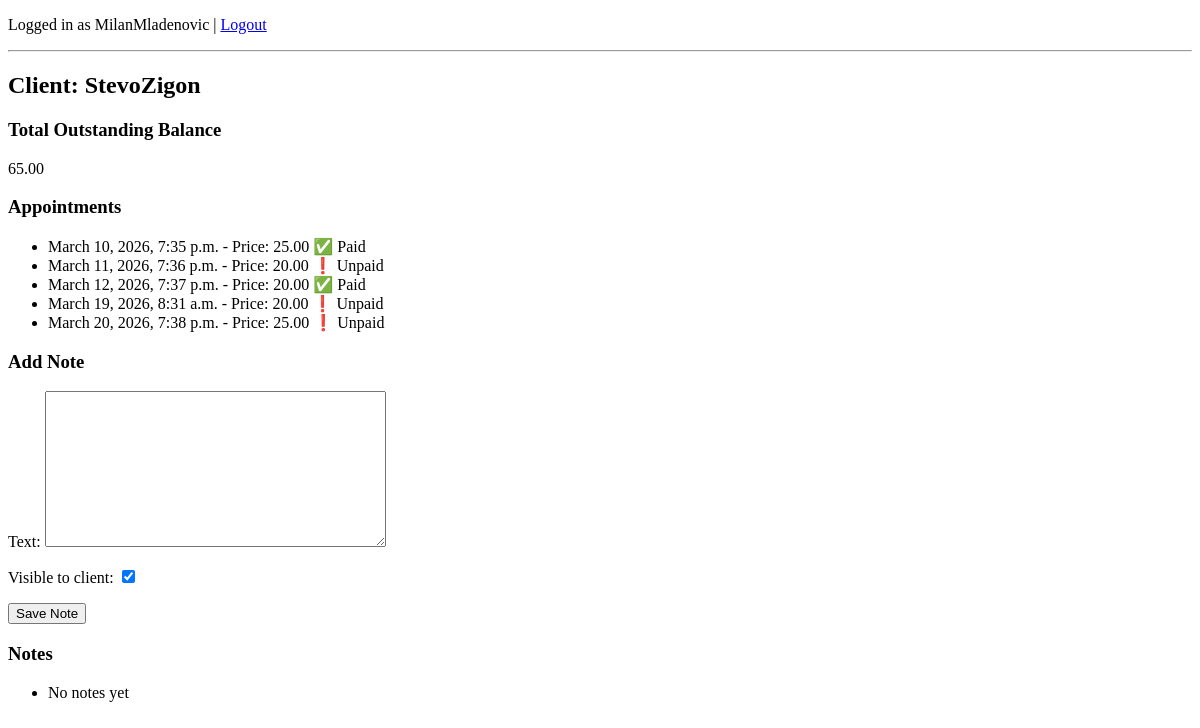
/client/9/ (signed in), run on an earlier commit of the app's database.
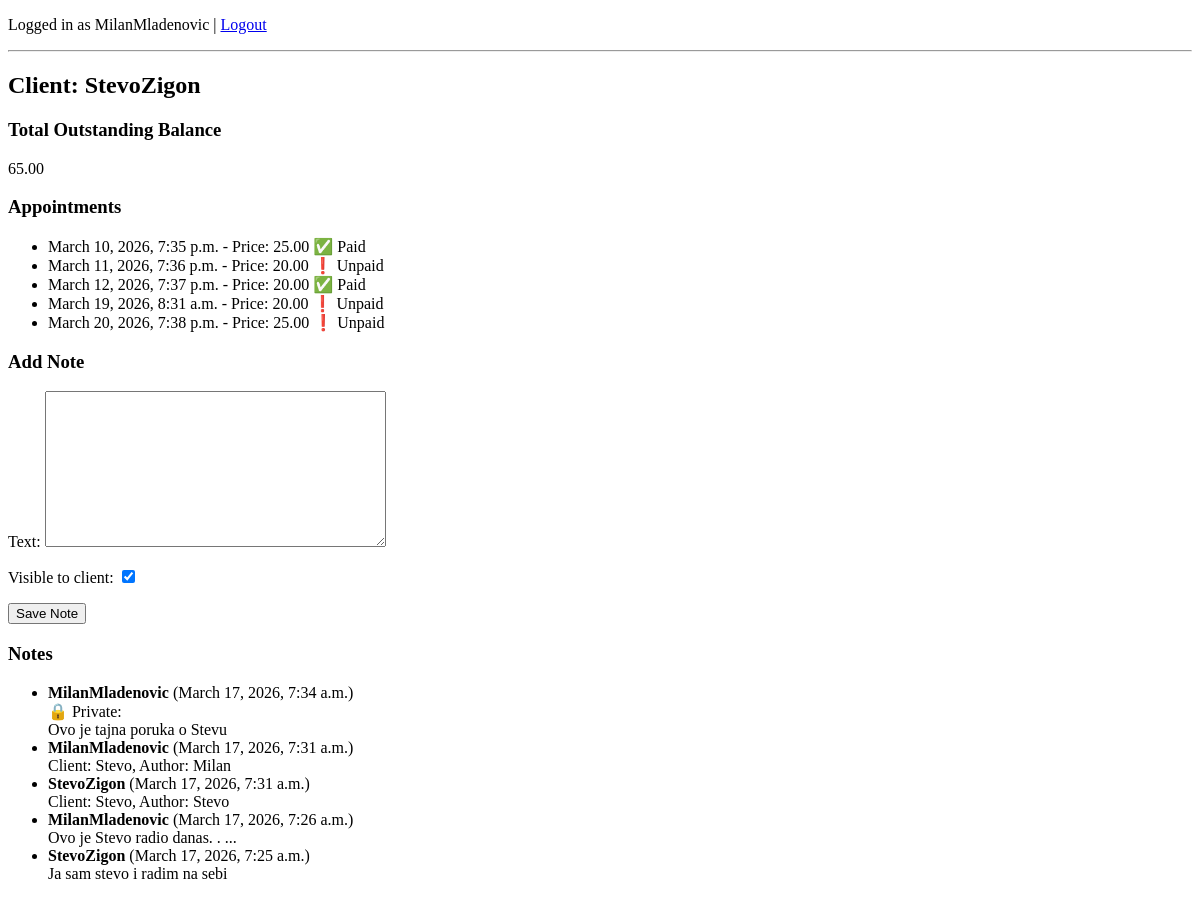
And on a later commit of the database.
### appointments/models.py (models this page shows, shortened)
class Appointment(models.Model):
    psychologist = models.ForeignKey(
        settings.AUTH_USER_MODEL,
        on_delete=models.CASCADE,
        related_name='appointments_as_psychologist',
        limit_choices_to={'role':'psychologist'}
    )
    client = models.ForeignKey(
        settings.AUTH_USER_MODEL,
        on_delete=models.CASCADE,
        related_name='appointment_as_client',
        limit_choices_to={'role':'client'}
    )
    start_time = models.DateTimeField()
    end_time = models.DateTimeField()
    price = models.DecimalField(max_digits=8, decimal_places=2)
    paid = models.BooleanField(default=False)

class Note(models.Model):
    client = models.ForeignKey(
        settings.AUTH_USER_MODEL,
        on_delete=models.CASCADE,
        related_name='notes'
    )
    author = models.ForeignKey(
        settings.AUTH_USER_MODEL,
        on_delete=models.CASCADE,
        related_name='written_notes'
    )
    text = models.TextField()
    visible_to_client = models.BooleanField(default=True)
    created_at = models.DateTimeField(auto_now_add=True)

### users/models.py (models this page shows)
class User(AbstractUser):
    ROLE_CHOICES = (
        ('psychologist', 'Psychologist'),
        ('client', 'Client'),
    )
    role = models.CharField(max_length=20, choices=ROLE_CHOICES)

### users/views.py (the view)
# urls.py: path('client/<int:client_id>/', client_detail, name='client_detail'),
@login_required
def client_detail(request, client_id):
    client = get_object_or_404(User, id=client_id, role='client')
    appointments = Appointment.objects.filter(
        client=client
    ).order_by('start_time')
    unpaid_appointments = appointments.filter(paid=False)
    total_due = sum(a.price for a in unpaid_appointments)
    notes = Note.objects.filter(client=client).order_by('-created_at')
    if request.method == "POST":
        form = NoteForm(request.POST)
        if form.is_valid():
            note = form.save(commit=False)
            note.client = client
            note.author = request.user
            note.save()
            return redirect("client_detail", client_id=client.id)
    else:
        form = NoteForm()
    return render(request, "client_detail.html", {
        "client": client,
        "appointments": appointments,
        "total_due": total_due,
        "notes": notes,
        "form": form
    })

### appointments/forms.py
class NoteForm(forms.ModelForm):
    class Meta:
        model = Note
        fields = ["text", "visible_to_client"]

### templates/client_detail.html (shortened to what this page needs)
{% extends "base.html" %}
{% block content %}
<h2>Client: {{ client.username }}</h2>
<h3>Total Outstanding Balance</h3>
<p>{{ total_due }}</p>
<h3>Appointments</h3>
<ul>
{% for appointment in appointments %}
    <li>
        {{ appointment.start_time }} -
        Price: {{ appointment.price }}
        {% if appointment.paid %}
            ✅ Paid
        {% else %}
            ❗ Unpaid
        {% endif %}
    </li>
{% empty %}
    <li>No appointments</li>
{% endfor %}
</ul>
<h3>Add Note</h3>
<form method="post">
    {{ form.as_p }}
    <button type="submit">Save Note</button>
</form>
<h3>Notes</h3>
<ul>
{% for note in notes %}
    <li>
        <strong>{{ note.author.username }}</strong>
        ({{ note.created_at }})<br>
        {% if not note.visible_to_client %}
            🔒 Private:<br>
        {% endif %}
        {{ note.text }}
    </li>
{% empty %}
    <li>No notes yet</li>
{% endfor %}
</ul>
{% endblock %}

What changed in the data, as far as the page shows it:
added Note: author.username "MilanMladenovic", created_at "March 17, 2026, 7:34 a.m.", shows "🔒 Private:", text "Ovo je tajna poruka o Stevu"
added Note: author.username "MilanMladenovic", created_at "March 17, 2026, 7:31 a.m.", text "Client: Stevo, Author: Milan"
added Note: author.username "StevoZigon", created_at "March 17, 2026, 7:31 a.m.", text "Client: Stevo, Author: Stevo"
added Note: author.username "MilanMladenovic", created_at "March 17, 2026, 7:26 a.m.", text "Ovo je Stevo radio danas. . ..."
added Note: author.username "StevoZigon", created_at "March 17, 2026, 7:25 a.m.", text "Ja sam stevo i radim na sebi"
Also different on the page:
text no longer shown: "No notes yet"
